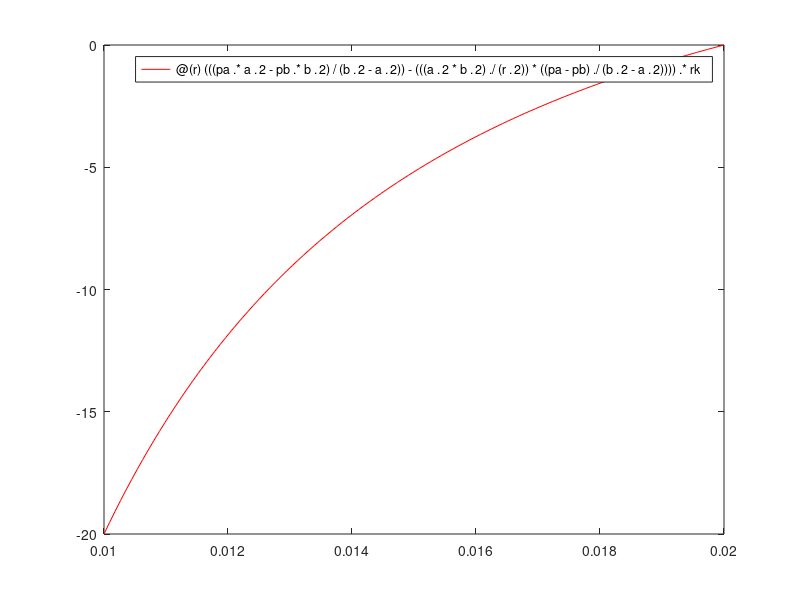

Here is the MATLAB script that generated this plot: (Note: this script raises an error after producing the figure.)
clc
N=100;
format shortG
format loose
y=importdata("results/y.dat");
Sigma=importdata("results/Sigma.dat");
Imp_Data=importdata("files/mainData.dat");
Add_Data=importdata("files/addData.dat")
a=Imp_Data(1,1);
b=Imp_Data(1,2);
pa=Imp_Data(2,1);
pb=Imp_Data(2,2);
E=Imp_Data(3,1);
nyu=Imp_Data(3,2);
uk=Imp_Data(4,1);
rk=Imp_Data(4,2);

y_an=@(r)(((1-2*nyu)*(  1+nyu)/E)*((pa*a^2-pb*b^2)/(b^2-a^2))*r+((1+nyu)/E)*((a^2+b^2)/r)*...
    ((pa-pb)/(b^2-a^2)))*uk;
SigmaR_an=@(r)(((pa.*a.^2-pb.*b.^2)/(b.^2-a.^2))-(((a.^2*b.^2)./(r.^2))*((pa-pb)./(b.^2-a.^2)))).*rk;
SigmaT_an=@(r)(((pa.*a.^2-pb.*b.^2)/(b.^2-a.^2))+(((a.^2*b.^2)./(r.^2))*((pa-pb)./(b.^2-a.^2)))).*rk;
r=linspace(a,b,10);

pl1=fplot(SigmaR_an,[a b],"r-");
set( pl1, 'LineWidth', 2 );
hold on
pl2=plot(r,Sigma(1:10:end,1),"bo");
set( pl2, 'LineWidth', 2 );
axis auto
l=legend("Analytical","Numerical","Location","southeast");
%saveas(pl2,"graphs/SigmaR.png");

